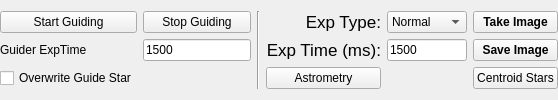
          <widget class="QWidget" name="tab_7">
           <attribute name="title">
            <string>Guiding and Exposure</string>
           </attribute>
           <layout class="QGridLayout" name="gridLayout_20">
            <property name="leftMargin">
             <number>0</number>
            </property>
            <property name="topMargin">
             <number>0</number>
            </property>
            <property name="rightMargin">
             <number>0</number>
            </property>
            <property name="bottomMargin">
             <number>0</number>
            </property>
            <item row="0" column="0">
             <layout class="QGridLayout" name="gridLayout_19">
              <item row="0" column="4">
               <widget class="QComboBox" name="ExpType">
                <property name="sizePolicy">
                 <sizepolicy hsizetype="Maximum" vsizetype="Fixed">
                  <horstretch>0</horstretch>
                  <verstretch>0</verstretch>
                 </sizepolicy>
                </property>
                <property name="maximumSize">
                 <size>
                  <width>80</width>
                  <height>16777215</height>
                 </size>
                </property>
                <property name="currentText">
                 <string>Normal</string>
                </property>
                <item>
                 <property name="text">
                  <string>Normal</string>
                 </property>
                </item>
                <item>
                 <property name="text">
                  <string>Dark</string>
                 </property>
                </item>
               </widget>
              </item>
              <item row="2" column="5">
               <widget class="QPushButton" name="CentroidButton">
                <property name="text">
                 <string>Centroid Stars</string>
                </property>
               </widget>
              </item>
              <item row="1" column="3">
               <widget class="QLabel" name="label_33">
                <property name="sizePolicy">
                 <sizepolicy hsizetype="Preferred" vsizetype="Maximum">
                  <horstretch>0</horstretch>
                  <verstretch>0</verstretch>
                 </sizepolicy>
                </property>
                <property name="font">
                 <font>
                  <pointsize>13</pointsize>
                 </font>
                </property>
                <property name="text">
                 <string>Exp Time (ms):</string>
                </property>
                <property name="alignment">
                 <set>Qt::AlignRight|Qt::AlignTrailing|Qt::AlignVCenter</set>
                </property>
               </widget>
              </item>
              <item row="1" column="1">
               <widget class="QLineEdit" name="GuiderExpTime">
                <property name="sizePolicy">
                 <sizepolicy hsizetype="MinimumExpanding" vsizetype="Fixed">
                  <horstretch>0</horstretch>
                  <verstretch>0</verstretch>
                 </sizepolicy>
                </property>
                <property name="text">
                 <string>1500</string>
                </property>
               </widget>
              </item>
              <item row="0" column="0">
               <widget class="QPushButton" name="StartGuidingButton">
                <property name="sizePolicy">
                 <sizepolicy hsizetype="MinimumExpanding" vsizetype="Maximum">
                  <horstretch>0</horstretch>
                  <verstretch>0</verstretch>
                 </sizepolicy>
                </property>
                <property name="text">
                 <string>Start Guiding</string>
                </property>
               </widget>
              </item>
              <item row="0" column="3">
               <widget class="QLabel" name="label_26">
                <property name="font">
                 <font>
                  <pointsize>13</pointsize>
                 </font>
                </property>
                <property name="text">
                 <string>Exp Type:</string>
                </property>
                <property name="alignment">
                 <set>Qt::AlignRight|Qt::AlignTrailing|Qt::AlignVCenter</set>
                </property>
               </widget>
              </item>
              <item row="1" column="4">
               <widget class="QLineEdit" name="ExpTime">
                <property name="sizePolicy">
                 <sizepolicy hsizetype="Maximum" vsizetype="Fixed">
                  <horstretch>0</horstretch>
                  <verstretch>0</verstretch>
                 </sizepolicy>
                </property>
                <property name="maximumSize">
                 <size>
                  <width>80</width>
                  <height>16777215</height>
                 </size>
                </property>
                <property name="text">
                 <string>1500</string>
                </property>
               </widget>
              </item>
              <item row="1" column="5">
               <widget class="QPushButton" name="SaveImageButton">
                <property name="font">
                 <font>
                  <weight>75</weight>
                  <bold>true</bold>
                 </font>
                </property>
                <property name="text">
                 <string>Save Image</string>
                </property>
               </widget>
              </item>
              <item row="2" column="0">
               <widget class="QCheckBox" name="OverGuideStar">
                <property name="text">
                 <string>Overwrite Guide Star</string>
                </property>
               </widget>
              </item>
              <item row="0" column="5">
               <widget class="QPushButton" name="TakeImageButton">
                <property name="font">
                 <font>
                  <weight>75</weight>
                  <bold>true</bold>
                 </font>
                </property>
                <property name="text">
                 <string>Take Image</string>
                </property>
               </widget>
              </item>
              <item row="0" column="2" rowspan="3">
               <widget class="Line" name="line_5">
                <property name="orientation">
                 <enum>Qt::Vertical</enum>
                </property>
               </widget>
              </item>
              <item row="0" column="1">
               <widget class="QPushButton" name="StopGuidingButton">
                <property name="sizePolicy">
                 <sizepolicy hsizetype="MinimumExpanding" vsizetype="Maximum">
                  <horstretch>0</horstretch>
                  <verstretch>0</verstretch>
                 </sizepolicy>
                </property>
                <property name="text">
                 <string>Stop Guiding</string>
                </property>
               </widget>
              </item>
              <item row="1" column="0">
               <widget class="QLabel" name="label_11">
                <property name="sizePolicy">
                 <sizepolicy hsizetype="MinimumExpanding" vsizetype="Preferred">
                  <horstretch>0</horstretch>
                  <verstretch>0</verstretch>
                 </sizepolicy>
                </property>
                <property name="text">
                 <string>Guider ExpTime</string>
                </property>
               </widget>
              </item>
              <item row="2" column="3">
               <widget class="QPushButton" name="doAstrometryButton">
                <property name="text">
                 <string>Astrometry</string>
                </property>
               </widget>
              </item>
             </layout>
            </item>
           </layout>
          </widget>
